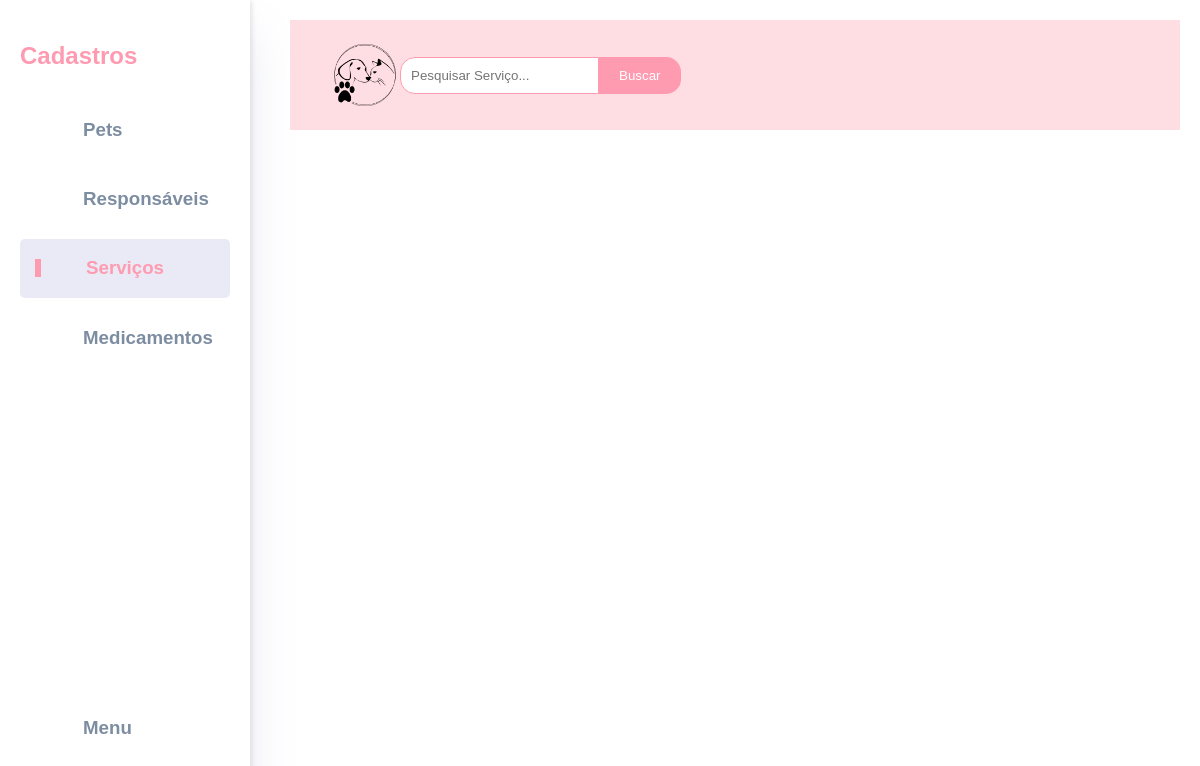
Before: /pesquisarServ.php?pesquisa=Remoção de tartáro with the older database file.
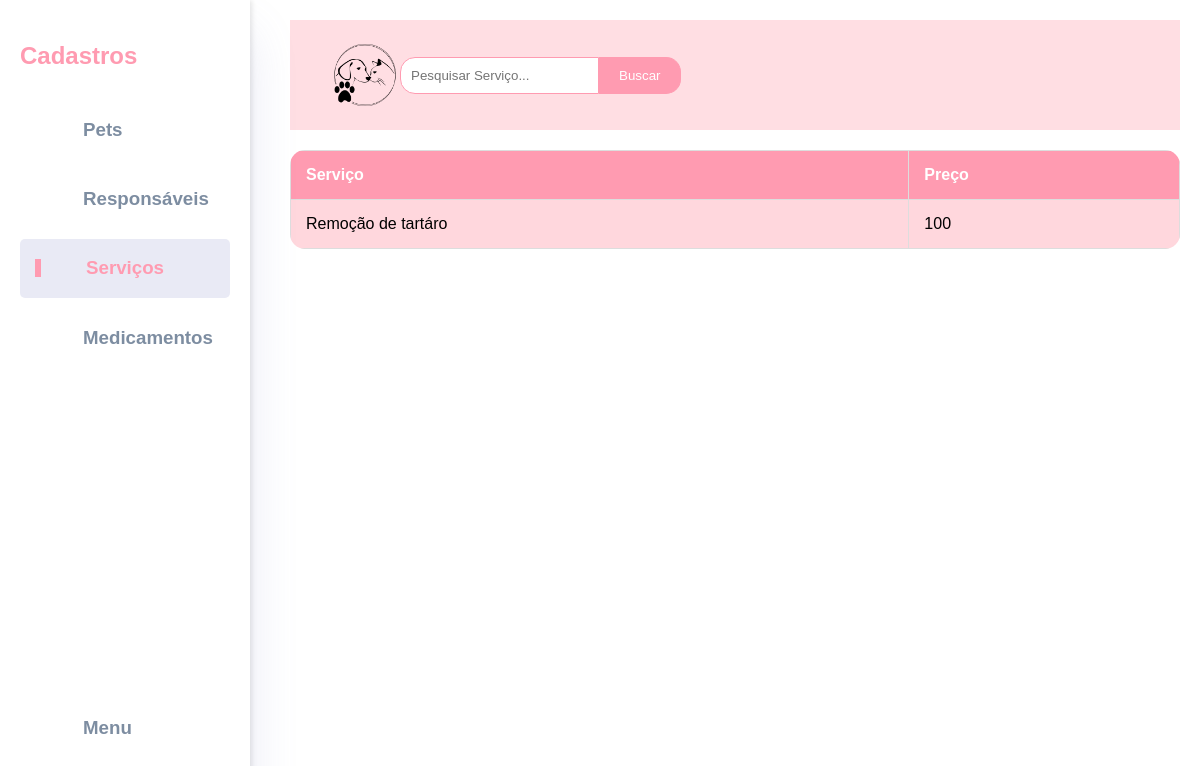
After: the same page with the newer database file.
### tables this page shows
CREATE TABLE IF NOT EXISTS `servicos` (
  `id` int NOT NULL AUTO_INCREMENT,
  `nome` varchar(255) NOT NULL,
  `preco` float NOT NULL,
  PRIMARY KEY (`id`)
);

### pesquisarServ.php (the view, shortened to what this page needs)
<!DOCTYPE html>
<html lang="pt-BR">
<head>
    <link rel="stylesheet" href="styles.css">
    <link rel="stylesheet" href="cad.css">
</head>
<body>
    <aside>
        <div class="sidebar">
            <div class="toggle">
                <div class="logo">
                    <h2>Cadastros</h2>
                </div>
            </div>
            <a href="cadastros.php" >
                <h3>Pets</h3>
            </a>
            <a href="cadastroResp.php">
                <h3>Responsáveis</h3>
            </a>
            <a href="cadastroServ.php" class="active">
                <h3>Serviços</h3>
            </a>
            <a href="cadastroMedi.php">
                <h3>Medicamentos</h3>
            </a>
            <a href="inicio.php">
                <h3>Menu</h3>
            </a>
        </div>
    </aside>
    <div class="content">
        <header>
            <div class="navbar">
                <img src="logo.png" alt="Logo">
                <div class="search-container">
                    <form action="pesquisarServ.php" method="get">
                        <input type="text" placeholder="Pesquisar Serviço..." name="pesquisa">
                        <button type="submit">Buscar</button>
                    </form>
                </div>
            </div>
        </header>
<?php
include("conecta.php");
if (isset($_GET['pesquisa'])) {
    $pesquisa = $_GET['pesquisa'];
    $sql = "SELECT * FROM servicos WHERE nome LIKE '%$pesquisa%'";
    $resultado = mysqli_query($conexao, $sql);
    if (mysqli_num_rows($resultado) > 0) {
        echo "<table>
                <tr>
                    <th>Serviço</th>
                    <th>Preço</th>
                </tr>";
        while ($row = mysqli_fetch_assoc($resultado)) {
            echo "<tr>";
            echo "<td>" . $row['nome'] . "</td>";
            echo "<td>" . $row['preco'] . "</td>";
            echo "</tr>";
        }
        echo '</tbody>
        </table>';
        }
        }
        ?>
</body>
</html>

Changed rows visible on the page:
added servicos: nome "Remoção de tartáro", preco "100"
Other visible differences:
text now shown: "Serviço Preço"
